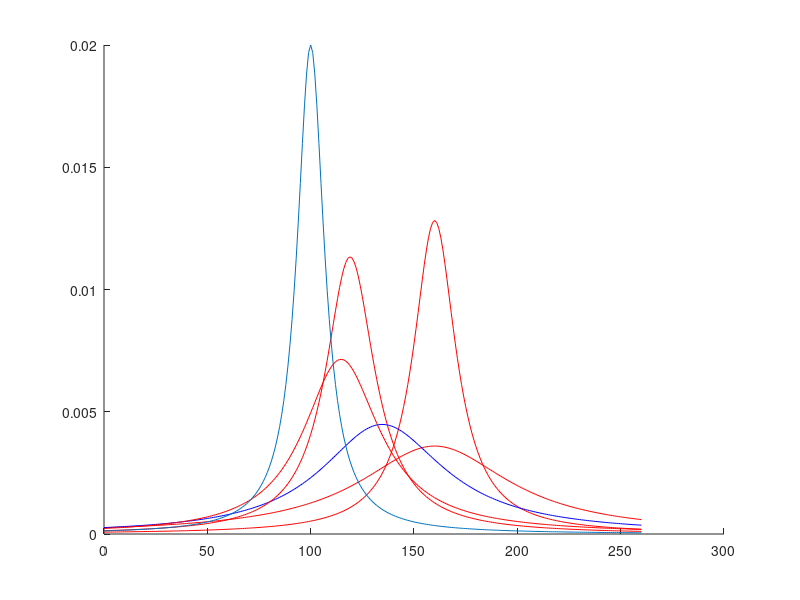

MATLAB code for this plot:
R2dia=40;
R2complex=38;
R2sp=200;
R2a=50;
R2b=R2dia+R2complex+R2sp;
pA=0;
pB=1-pA;
kex=1000;
pi=3.14;
nuA=100;
nuB=160;
nu=0:260;
lambdaA=R2a+pB*kex-2*pi*1i*(nuA-nu);
lambdaB=R2b+pA*kex-2*pi*1i*(nuB-nu);
G=1i*(lambdaA*pB+lambdaB*pA+2*pA*pB*kex)./(lambdaA.*lambdaB-pA*pB*kex*kex);
maxPara100=max(imag(G))
figure
hold on
plot(nu,imag(G),'r')
R2b=R2dia+R2complex;
lambdaA=R2a+pB*kex-2*pi*1i*(nuA-nu);
lambdaB=R2b+pA*kex-2*pi*1i*(nuB-nu);
G=1i*(lambdaA*pB+lambdaB*pA+2*pA*pB*kex)./(lambdaA.*lambdaB-pA*pB*kex*kex);
maxDia100=max(imag(G))
ratio100=maxPara100/maxDia100
plot(nu,imag(G),'r')
R2b=R2dia+R2complex+R2sp;
pA=0.33;
pB=1-pA;
lambdaA=R2a+pB*kex-2*pi*i*(nuA-nu);
lambdaB=R2b+pA*kex-2*pi*i*(nuB-nu);
G=i*(lambdaA*pB+lambdaB*pA+2*pA*pB*kex)./(lambdaA.*lambdaB-pA*pB*kex*kex);
%figure
plot(nu,imag(G),'b')
pA=0.66;
pB=1-pA;
lambdaA=R2a+pB*kex-2*pi*i*(nuA-nu);
lambdaB=R2b+pA*kex-2*pi*i*(nuB-nu);
G=i*(lambdaA*pB+lambdaB*pA+2*pA*pB*kex)./(lambdaA.*lambdaB-pA*pB*kex*kex);
%figure
maxPara33=max(imag(G))
plot(nu,imag(G),'r')
R2b=R2dia+R2complex;
lambdaA=R2a+pB*kex-2*pi*i*(nuA-nu);
lambdaB=R2b+pA*kex-2*pi*i*(nuB-nu);
G=i*(lambdaA*pB+lambdaB*pA+2*pA*pB*kex)./(lambdaA.*lambdaB-pA*pB*kex*kex);
maxDia33=max(imag(G))
ratio33=maxPara33/maxDia33
plot(nu,imag(G),'r')

R2b=R2dia+R2complex+R2sp;
pA=1;
pB=1-pA;
lambdaA=R2a+pB*kex-2*pi*i*(nuA-nu);
lambdaB=R2b+pA*kex-2*pi*i*(nuB-nu);
G=i*(lambdaA*pB+lambdaB*pA+2*pA*pB*kex)./(lambdaA.*lambdaB-pA*pB*kex*kex);
%figure
plot(nu,imag(G))